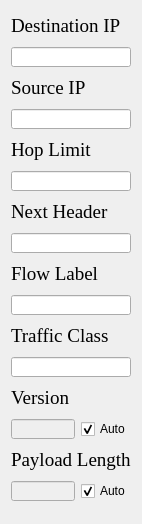
               <widget class="QWidget" name="ip6ScrollAreaWidgetContents">
                <property name="geometry">
                 <rect>
                  <x>0</x>
                  <y>0</y>
                  <width>138</width>
                  <height>524</height>
                 </rect>
                </property>
                <property name="minimumSize">
                 <size>
                  <width>0</width>
                  <height>0</height>
                 </size>
                </property>
                <layout class="QVBoxLayout" name="verticalLayout_6">
                 <item>
                  <widget class="QLabel" name="ip6DstIPLabel">
                   <property name="minimumSize">
                    <size>
                     <width>0</width>
                     <height>30</height>
                    </size>
                   </property>
                   <property name="font">
                    <font>
                     <family>Times New Roman</family>
                     <pointsize>14</pointsize>
                    </font>
                   </property>
                   <property name="text">
                    <string>Destination IP</string>
                   </property>
                  </widget>
                 </item>
                 <item>
                  <widget class="QLineEdit" name="ip6DstIPLineEdit">
                   <property name="sizePolicy">
                    <sizepolicy hsizetype="Expanding" vsizetype="Minimum">
                     <horstretch>0</horstretch>
                     <verstretch>0</verstretch>
                    </sizepolicy>
                   </property>
                   <property name="minimumSize">
                    <size>
                     <width>0</width>
                     <height>20</height>
                    </size>
                   </property>
                   <property name="maximumSize">
                    <size>
                     <width>300</width>
                     <height>40</height>
                    </size>
                   </property>
                   <property name="font">
                    <font>
                     <family>Times New Roman</family>
                    </font>
                   </property>
                  </widget>
                 </item>
                 <item>
                  <widget class="QLabel" name="ip6SrcIPLabel">
                   <property name="minimumSize">
                    <size>
                     <width>0</width>
                     <height>30</height>
                    </size>
                   </property>
                   <property name="font">
                    <font>
                     <family>Times New Roman</family>
                     <pointsize>14</pointsize>
                    </font>
                   </property>
                   <property name="text">
                    <string>Source IP</string>
                   </property>
                  </widget>
                 </item>
                 <item>
                  <widget class="QLineEdit" name="ip6SrcIPLineEdit">
                   <property name="sizePolicy">
                    <sizepolicy hsizetype="Expanding" vsizetype="Minimum">
                     <horstretch>0</horstretch>
                     <verstretch>0</verstretch>
                    </sizepolicy>
                   </property>
                   <property name="minimumSize">
                    <size>
                     <width>0</width>
                     <height>20</height>
                    </size>
                   </property>
                   <property name="maximumSize">
                    <size>
                     <width>300</width>
                     <height>40</height>
                    </size>
                   </property>
                   <property name="font">
                    <font>
                     <family>Times New Roman</family>
                    </font>
                   </property>
                  </widget>
                 </item>
                 <item>
                  <widget class="QLabel" name="ip6HopLimLabel">
                   <property name="minimumSize">
                    <size>
                     <width>0</width>
                     <height>30</height>
                    </size>
                   </property>
                   <property name="font">
                    <font>
                     <family>Times New Roman</family>
                     <pointsize>14</pointsize>
                    </font>
                   </property>
                   <property name="text">
                    <string>Hop Limit</string>
                   </property>
                  </widget>
                 </item>
                 <item>
                  <widget class="QLineEdit" name="ip6HopLimLineEdit">
                   <property name="sizePolicy">
                    <sizepolicy hsizetype="Expanding" vsizetype="Minimum">
                     <horstretch>0</horstretch>
                     <verstretch>0</verstretch>
                    </sizepolicy>
                   </property>
                   <property name="minimumSize">
                    <size>
                     <width>0</width>
                     <height>20</height>
                    </size>
                   </property>
                   <property name="maximumSize">
                    <size>
                     <width>300</width>
                     <height>40</height>
                    </size>
                   </property>
                   <property name="font">
                    <font>
                     <family>Times New Roman</family>
                    </font>
                   </property>
                  </widget>
                 </item>
                 <item>
                  <widget class="QLabel" name="ip6NextHeadLabel">
                   <property name="minimumSize">
                    <size>
                     <width>0</width>
                     <height>30</height>
                    </size>
                   </property>
                   <property name="font">
                    <font>
                     <family>Times New Roman</family>
                     <pointsize>14</pointsize>
                    </font>
                   </property>
                   <property name="text">
                    <string>Next Header</string>
                   </property>
                  </widget>
                 </item>
                 <item>
                  <widget class="QLineEdit" name="ip6NextHeadLineEdit">
                   <property name="sizePolicy">
                    <sizepolicy hsizetype="Expanding" vsizetype="Minimum">
                     <horstretch>0</horstretch>
                     <verstretch>0</verstretch>
                    </sizepolicy>
                   </property>
                   <property name="minimumSize">
                    <size>
                     <width>0</width>
                     <height>20</height>
                    </size>
                   </property>
                   <property name="maximumSize">
                    <size>
                     <width>300</width>
                     <height>40</height>
                    </size>
                   </property>
                   <property name="font">
                    <font>
                     <family>Times New Roman</family>
                    </font>
                   </property>
                  </widget>
                 </item>
                 <item>
                  <widget class="QLabel" name="ip6FlowLLabel">
                   <property name="minimumSize">
                    <size>
                     <width>0</width>
                     <height>30</height>
                    </size>
                   </property>
                   <property name="font">
                    <font>
                     <family>Times New Roman</family>
                     <pointsize>14</pointsize>
                    </font>
                   </property>
                   <property name="text">
                    <string>Flow Label</string>
                   </property>
                  </widget>
                 </item>
                 <item>
                  <widget class="QLineEdit" name="ip6FlowLLineEdit">
                   <property name="sizePolicy">
                    <sizepolicy hsizetype="Expanding" vsizetype="Minimum">
                     <horstretch>0</horstretch>
                     <verstretch>0</verstretch>
                    </sizepolicy>
                   </property>
                   <property name="minimumSize">
                    <size>
                     <width>0</width>
                     <height>20</height>
                    </size>
                   </property>
                   <property name="maximumSize">
                    <size>
                     <width>300</width>
                     <height>40</height>
                    </size>
                   </property>
                   <property name="font">
                    <font>
                     <family>Times New Roman</family>
                    </font>
                   </property>
                  </widget>
                 </item>
                 <item>
                  <widget class="QLabel" name="ip6TCLabel">
                   <property name="minimumSize">
                    <size>
                     <width>0</width>
                     <height>30</height>
                    </size>
                   </property>
                   <property name="font">
                    <font>
                     <family>Times New Roman</family>
                     <pointsize>14</pointsize>
                    </font>
                   </property>
                   <property name="text">
                    <string>Traffic Class</string>
                   </property>
                  </widget>
                 </item>
                 <item>
                  <widget class="QLineEdit" name="ip6TCLineEdit">
                   <property name="sizePolicy">
                    <sizepolicy hsizetype="Expanding" vsizetype="Minimum">
                     <horstretch>0</horstretch>
                     <verstretch>0</verstretch>
                    </sizepolicy>
                   </property>
                   <property name="minimumSize">
                    <size>
                     <width>0</width>
                     <height>20</height>
                    </size>
                   </property>
                   <property name="maximumSize">
                    <size>
                     <width>300</width>
                     <height>40</height>
                    </size>
                   </property>
                   <property name="font">
                    <font>
                     <family>Times New Roman</family>
                    </font>
                   </property>
                  </widget>
                 </item>
                 <item>
                  <widget class="QLabel" name="ip6VersionLabel">
                   <property name="minimumSize">
                    <size>
                     <width>0</width>
                     <height>30</height>
                    </size>
                   </property>
                   <property name="font">
                    <font>
                     <family>Times New Roman</family>
                     <pointsize>14</pointsize>
                    </font>
                   </property>
                   <property name="text">
                    <string>Version</string>
                   </property>
                  </widget>
                 </item>
                 <item>
                  <layout class="QHBoxLayout" name="horizontalLayout_15">
                   <item>
                    <widget class="QLineEdit" name="ip6VersionLineEdit">
                     <property name="enabled">
                      <bool>false</bool>
                     </property>
                     <property name="sizePolicy">
                      <sizepolicy hsizetype="Expanding" vsizetype="Minimum">
                       <horstretch>0</horstretch>
                       <verstretch>0</verstretch>
                      </sizepolicy>
                     </property>
                     <property name="minimumSize">
                      <size>
                       <width>0</width>
                       <height>20</height>
                      </size>
                     </property>
                     <property name="maximumSize">
                      <size>
                       <width>300</width>
                       <height>40</height>
                      </size>
                     </property>
                     <property name="font">
                      <font>
                       <family>Times New Roman</family>
                      </font>
                     </property>
                    </widget>
                   </item>
                   <item>
                    <widget class="QCheckBox" name="ip6VersionACB">
                     <property name="text">
                      <string>Auto</string>
                     </property>
                     <property name="checked">
                      <bool>true</bool>
                     </property>
                    </widget>
                   </item>
                  </layout>
                 </item>
                 <item>
                  <widget class="QLabel" name="ip6PLLengthLabel">
                   <property name="minimumSize">
                    <size>
                     <width>0</width>
                     <height>30</height>
                    </size>
                   </property>
                   <property name="font">
                    <font>
                     <family>Times New Roman</family>
                     <pointsize>14</pointsize>
                    </font>
                   </property>
                   <property name="text">
                    <string>Payload Length</string>
                   </property>
                  </widget>
                 </item>
                 <item>
                  <layout class="QHBoxLayout" name="horizontalLayout_12">
                   <item>
                    <widget class="QLineEdit" name="ip6PLLenthLineEdit">
                     <property name="enabled">
                      <bool>false</bool>
                     </property>
                     <property name="sizePolicy">
                      <sizepolicy hsizetype="Expanding" vsizetype="Minimum">
                       <horstretch>0</horstretch>
                       <verstretch>0</verstretch>
                      </sizepolicy>
                     </property>
                     <property name="minimumSize">
                      <size>
                       <width>0</width>
                       <height>20</height>
                      </size>
                     </property>
                     <property name="maximumSize">
                      <size>
                       <width>300</width>
                       <height>40</height>
                      </size>
                     </property>
                     <property name="font">
                      <font>
                       <family>Times New Roman</family>
                      </font>
                     </property>
                    </widget>
                   </item>
                   <item>
                    <widget class="QCheckBox" name="ip6PLLengthACB">
                     <property name="text">
                      <string>Auto</string>
                     </property>
                     <property name="checked">
                      <bool>true</bool>
                     </property>
                    </widget>
                   </item>
                  </layout>
                 </item>
                 <item>
                  <spacer name="verticalSpacer_4">
                   <property name="orientation">
                    <enum>Qt::Vertical</enum>
                   </property>
                   <property name="sizeHint" stdset="0">
                    <size>
                     <width>20</width>
                     <height>40</height>
                    </size>
                   </property>
                  </spacer>
                 </item>
                </layout>
               </widget>
